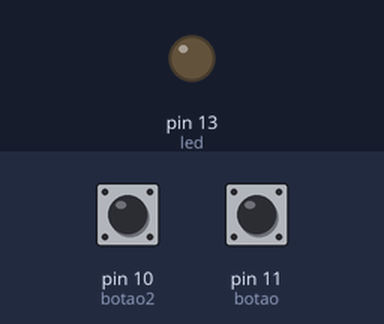
Bench run of a sketch on a simulated Arduino Uno, built with avr-gcc and run on an emulated ATmega328P. On the bench: output pins drawn as LEDs (lit = HIGH). The inputs (shaded band) are chosen by the test bench; at power-on: pin 10 (botao2) LOW, pin 11 (botao) LOW.

Above: at 1.2 s.
1.3 s: pin 10 (botao2) pulled HIGH for 0.15 s
At 1.4 s:
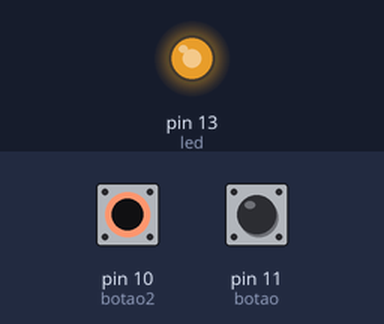
3.0 s: pin 11 (botao) pulled HIGH for 0.15 s
At 4.2 s:
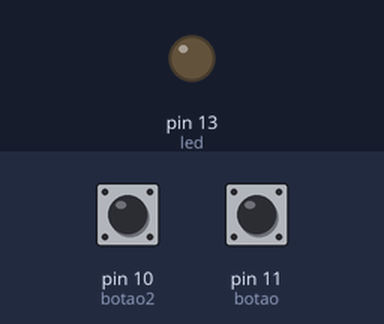
4.7 s: pin 11 (botao) pulled HIGH for 3.2 s
At 5.1 s:
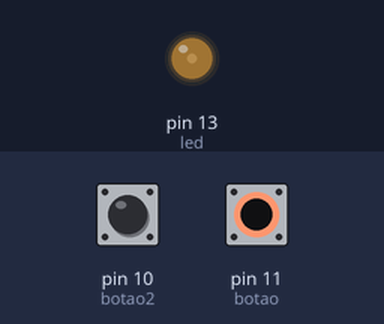
9.4 s: pin 10 (botao2) pulled HIGH for 1 s
At 11.1 s:
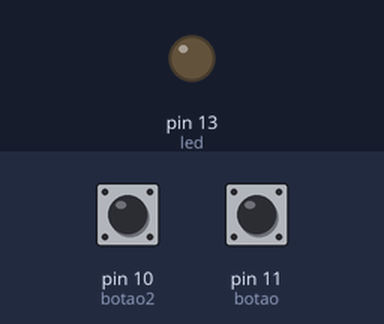
11.9 s: pin 10 (botao2) pulled HIGH for 3.2 s
At 12.3 s:
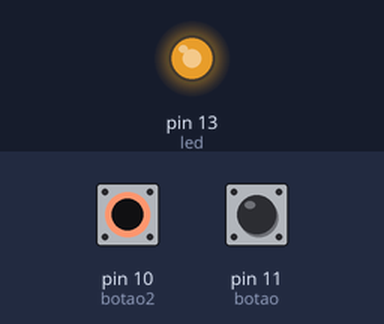
Timing chart, 0 to 16.6 s (numbered marks = the images above; inputs shaded):
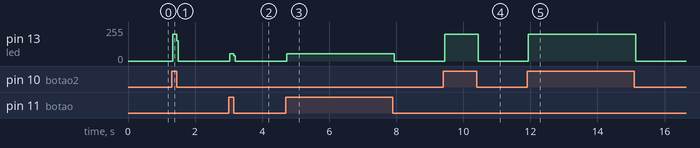

Measured:
- after the input at 1.3 s, pin 13 (led): 0/255 → 202/255 at once, → 0/255 0.12 s later
- after the input at 3.0 s, pin 13 (led): 0/255 → 53/255 at once, → 0/255 0.12 s later
- after the input at 4.7 s, pin 13 (led): 0/255 → 53/255 at once, → 0/255 3.2 s later
- after the input at 9.4 s, pin 13 (led): 0/255 → 202/255 at once, → 0/255 1.0 s later
- after the input at 11.9 s, pin 13 (led): 0/255 → 202/255 at once, → 0/255 3.2 s later

The sketch:

Acionamento_Led_Porta_L_gica__OR.ino
```cpp
int led = 13;
int botao = 11;
int botao2 = 10;
int estadoBotao = 0;
int estadoBotao2 = 0;

void setup ()
{
pinMode (led, OUTPUT);
pinMode (botao, INPUT);
pinMode (botao2, INPUT);
}

void loop ()
{
  estadoBotao = digitalRead(botao);
  estadoBotao2 = digitalRead(botao2);

  if (estadoBotao == HIGH) {
    digitalWrite (led, HIGH);
  } else {
    digitalWrite (led,LOW);
  }

  if (estadoBotao2 == HIGH) {
    digitalWrite (led, HIGH);
  } else {
    digitalWrite (led,LOW);
  }
}
```
